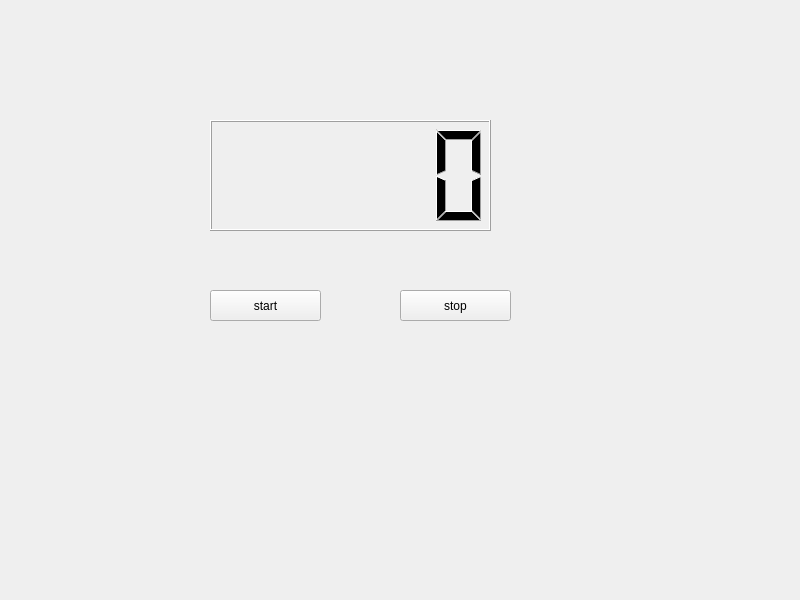
<?xml version="1.0" encoding="UTF-8"?>
<ui version="4.0">
 <class>Widget</class>
 <widget class="QWidget" name="Widget">
  <property name="geometry">
   <rect>
    <x>0</x>
    <y>0</y>
    <width>800</width>
    <height>600</height>
   </rect>
  </property>
  <property name="windowTitle">
   <string>Widget</string>
  </property>
  <widget class="QLCDNumber" name="lcdNumber">
   <property name="geometry">
    <rect>
     <x>210</x>
     <y>120</y>
     <width>281</width>
     <height>111</height>
    </rect>
   </property>
  </widget>
  <widget class="QPushButton" name="pushButtonStart">
   <property name="geometry">
    <rect>
     <x>210</x>
     <y>290</y>
     <width>111</width>
     <height>31</height>
    </rect>
   </property>
   <property name="text">
    <string>start</string>
   </property>
  </widget>
  <widget class="QPushButton" name="pushButtonStop">
   <property name="geometry">
    <rect>
     <x>400</x>
     <y>290</y>
     <width>111</width>
     <height>31</height>
    </rect>
   </property>
   <property name="text">
    <string>stop</string>
   </property>
  </widget>
 </widget>
 <resources/>
 <connections/>
</ui>
